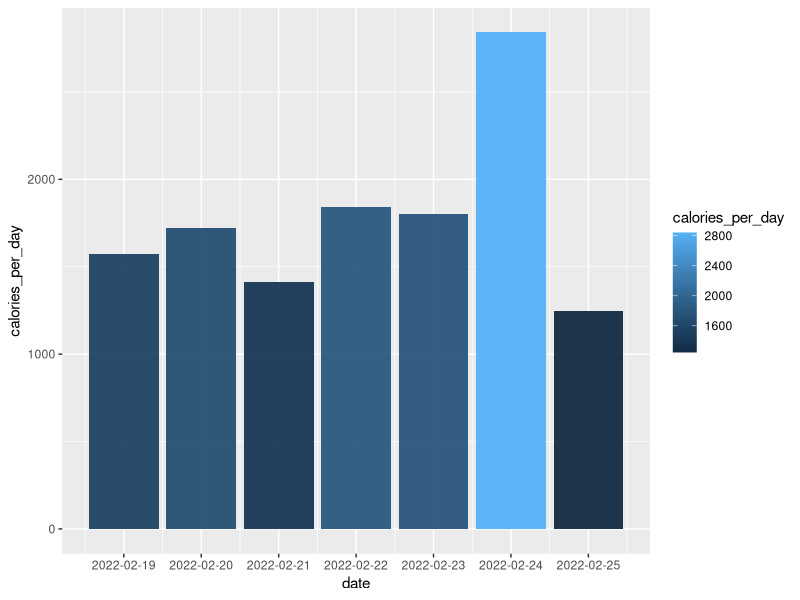
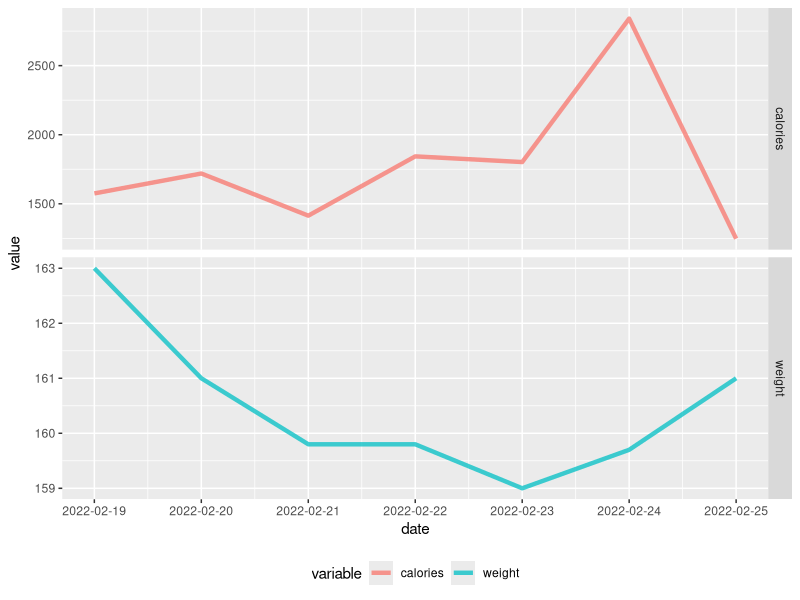

Generate these figures, in order, with R:
## ---- chunk 1
knitr::opts_chunk$set(echo = FALSE)
## ---- chunk 2
dataset <- data.table::fread("./calorie-tracker.csv")

dataset <- na.omit(dataset, cols = "date")
## ---- chunk 3
dataset[, date := as.Date(as.character(date), format = "%Y%m%d")]
## ---- chunk 4
dataset[, .(calories_per_day = sum(Calories)), by = date] |>
	ggplot2::ggplot(ggplot2::aes(x = date, y = calories_per_day, fill = calories_per_day)) +
	ggplot2::geom_bar(stat = "identity", alpha = 0.95) +
	ggplot2::scale_x_date(date_breaks = "1 day", date_labels = "%Y-%m-%d")
## ---- chunk 5
dataset[, .(calories = sum(Calories), weight = unique(weight)), by = date] |>
	data.table::melt(id.vars = "date") |>
	ggplot2::ggplot(ggplot2::aes(x = date, y = value, group = variable, colour = variable)) +
	ggplot2::geom_line(size = 1.5, alpha = 0.75) +
	ggplot2::scale_x_date(date_breaks = "1 day", date_labels = "%Y-%m-%d") +
	ggplot2::facet_grid(variable ~ ., scales = "free") +
	ggplot2::theme(legend.position = "bottom")
